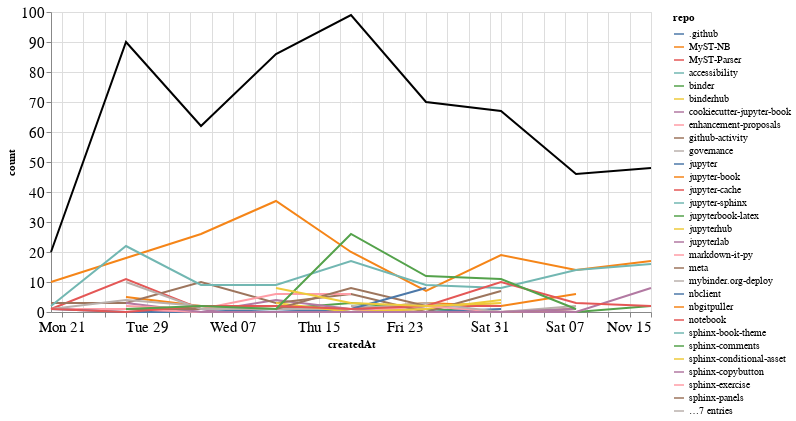

This figure's notebook cell:
### Markdown cell above
## Comments

### Code cell
comments_time = comments.groupby('repo').resample('W', on='createdAt').count()['author'].reset_index()
comments_time = comments_time.rename(columns={'author': 'count'})
comments_time_total = comments_time.groupby('createdAt').agg({"count": "sum"}).reset_index()
ch1 = alt.Chart(comments_time, width=600).mark_line().encode(
    x='createdAt',
    y='count',
    color='repo',
    tooltip="repo"
)

ch2 = alt.Chart(comments_time_total, width=600).mark_line(color="black").encode(
    x='createdAt',
    y='count',
)

ch1 + ch2

### Figure 1 — Vega-Lite specification as saved in the notebook (floating-point values rounded to 4 significant figures; data arrays with more than 128 entries replaced by an {"elided": "..."} marker saying what was removed)
{"config": {"axisLeft": {"labelFontSize": 15}, "axisBottom": {"labelFontSize": 15}}, "layer": [{"data": {"name": "data-0a013726741034a06c1285fdf4de4a47"}, "mark": "line", "encoding": {"color": {"type": "nominal", "field": "repo"}, "tooltip": {"type": "nominal", "field": "repo"}, "x": {"type": "temporal", "field": "createdAt"}, "y": {"type": "quantitative", "field": "count"}}, "width": 600}, {"data": {"name": "data-ded02bb0c03610bde5d43a29915179fc"}, "mark": {"type": "line", "color": "black"}, "encoding": {"x": {"type": "temporal", "field": "createdAt"}, "y": {"type": "quantitative", "field": "count"}}, "width": 600}], "$schema": "https://vega.github.io/schema/vega-lite/v4.8.1.json", "datasets": {"data-0a013726741034a06c1285fdf4de4a47": {"elided": "148 records"}, "data-ded02bb0c03610bde5d43a29915179fc": [{"createdAt": "2020-09-20T00:00:00", "count": 20}, {"createdAt": "2020-09-27T00:00:00", "count": 90}, {"createdAt": "2020-10-04T00:00:00", "count": 62}, {"createdAt": "2020-10-11T00:00:00", "count": 86}, {"createdAt": "2020-10-18T00:00:00", "count": 99}, {"createdAt": "2020-10-25T00:00:00", "count": 70}, {"createdAt": "2020-11-01T00:00:00", "count": 67}, {"createdAt": "2020-11-08T00:00:00", "count": 46}, {"createdAt": "2020-11-15T00:00:00", "count": 48}]}}
